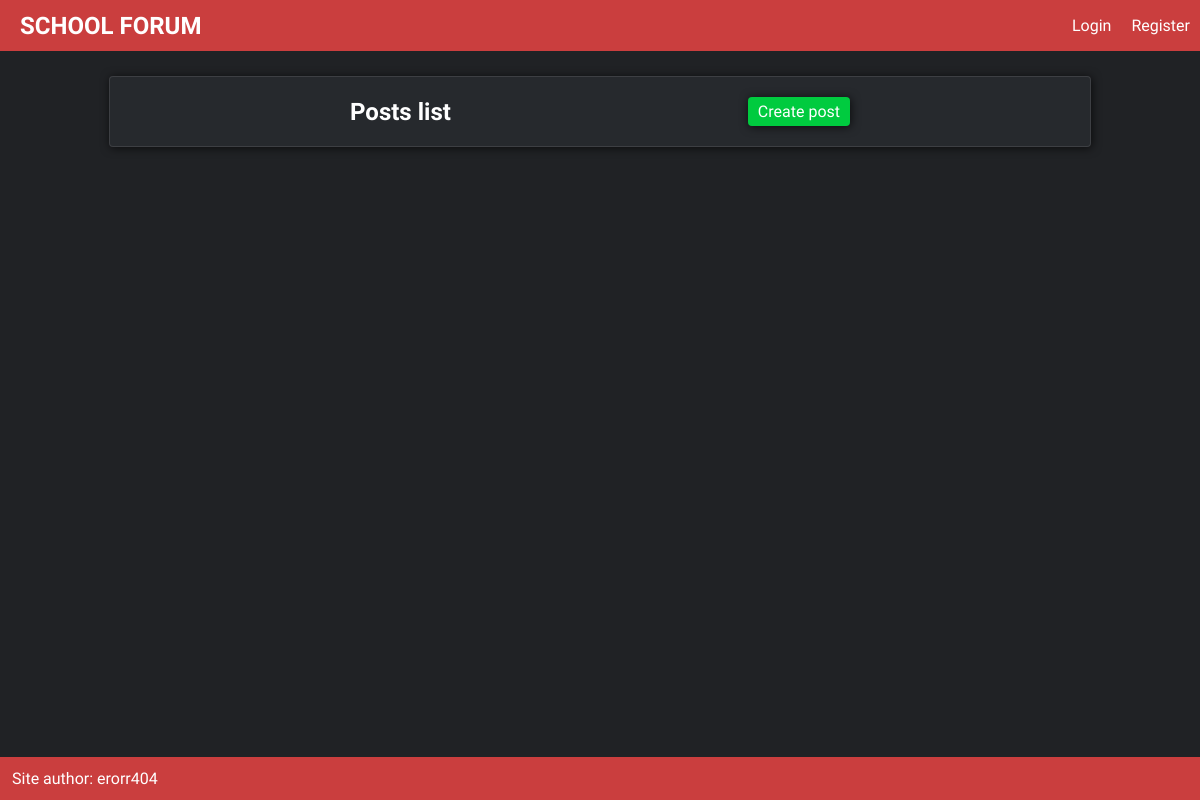
Page /images on the earlier database version.
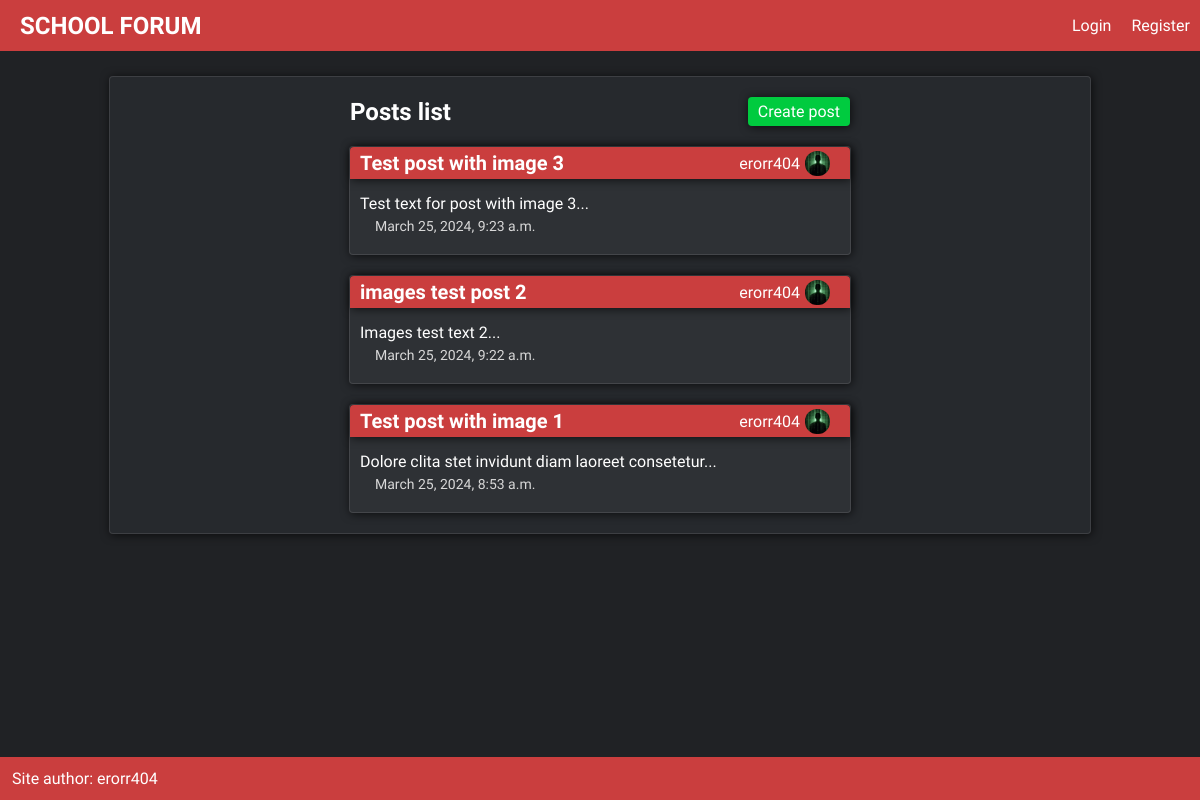
Same page on the later database version.
### posts/models.py (models this page shows, shortened)
class Post(models.Model):
    title = models.CharField(max_length=50)
    slug = models.SlugField()
    body = models.TextField()
    date = models.DateTimeField(auto_now_add=True)
    category = models.ForeignKey(Category, models.CASCADE, default=None)
    author = models.ForeignKey(User, models.CASCADE, default=None)
    def snippet(self):
        return self.body[:50] + '...'

### accounts/models.py (models this page shows, shortened)
class Profile(models.Model):
    user = models.OneToOneField(User, models.CASCADE)
    image = models.ImageField(upload_to='profile_pics/', default='default.jpg')
    biography = models.TextField(default='')

### posts/views.py (the view)
# urls.py: path('<slug:category>', views.post_list_view, name='posts_list'),
def post_list_view(request, category):
    posts = Post.objects.filter(Q(category__slug=category)).order_by('date')[::-1]
    user_profiles = []
    for post in posts:
        post_user_profile = Profile.objects.get(user=post.author)
        user_profiles.append(post_user_profile)
    zipped_list = zip(posts, user_profiles)
    return render(request, 'posts_list.html', {'posts':posts, 'category':category, 'profiles':user_profiles, 'zipped_list':zipped_list})

### posts/templates/posts_list.html (shortened to what this page needs)
{% extends 'base_layout.html' %}
{% block content %}
    <div class="main-content shadow light-border">
        <div class="page-title-header posts">
            <h2>Posts list</h2>
            <a href="{% url 'posts:create' category=category %}" class="create-post shadow">Create post</a>
        </div>
        <div class="posts">
            {% for post, profile in zipped_list %}
                <div class="post shadow light-border">
                    <a href="{% url 'posts:show' category=category post=post.slug %}">
                        <div class="title shadow">
                            <h2 class="post-title">{{ post.title }}</h2>
                            <div class="post-user">
                                <a href="{% url 'accounts:user_profile' username=post.author.username %}" class="user-profile-link">
                                    <p class="post-author">{{ post.author }}</p>
                                    <img class="profile-image" src=" {{ profile.image.url }}" alt="profile image">
                                </a>
                            </div>
                        </div>
                        <div class="post-content">
                            <a href="{% url 'posts:show' category=category post=post.slug %}">
                                <p class="post-snippet">{{ post.snippet }}</p>
                                <p class="post-date">{{ post.date }}</p>
                            </a>
                        </div>
                    </a>
                </div>
            {% endfor %}
        </div>
    </div>
{% endblock content %}

### School_Forum/templates/base_layout.html (shortened to what this page needs)
{% load static %}
<!DOCTYPE html>
<html lang="en">
<head>
    <link rel="stylesheet" href="{% static 'styles.css' %}">
</head>
<body>
    <nav class="nav-bar shadow">
        <h1><a href="{% url 'posts:categories' %}">SCHOOL FORUM</a></h1>
        <ul>
            {% if user.is_authenticated %}
                <li>
                    <a href="#" id="ajax-logout">Logout</a>
                </li>
                <li>
                    <a href="{% url 'accounts:profile' %}">Profile</a>
                </li>
            {% else %}
                <li>
                    <a href="{% url 'accounts:login' %}">Login</a>
                </li>
                <li>
                    <a href="{% url 'accounts:register' %}">Register</a>
                </li>
            {% endif %}
        </ul>
    </nav>
    <div class="wrapper">
        {% block content %}
        {% endblock content %}
    </div>
    <footer class="footer">
        <p class="contact-info">
            Site author: erorr404
        </p>
    </footer>
</body>
</html>

### static/styles.css (style rules this page uses)
:root { --color1: #202225; --color2: #26292D; --color3: #2E3135; --text-hover: #d8d8d8; --text-color: #ffff; --color-important: #ca3e3e; --color-reject: #FF3F3F; --color-accept: #00CB3F; --border-color: #e7e7e71e; --border-light-width: 1px; --default-border-radius: 4px; }
html { min-height: 100vh; }
body { font-family: "Fira Sans Extra Condensed", sans-serif; font-weight: 400; font-style: normal; color: var(--text-color); background-color: var(--color1); margin: 0px; min-height: 100vh; display: flex; flex-direction: column; }
h1, h2, h3, h4, h5, h6 { margin: 0; }
a { text-decoration: none; color: inherit; }
.shadow { box-shadow: 1px 1px 10px 0px #000000af; }
.light-border { border: var(--border-light-width) solid; border-color: var(--border-color); }
.main-content { background-color: var(--color2); margin: 25px 10px; width: 80vw; min-width: 400px; border-radius: var(--default-border-radius); padding: 10px; }
.wrapper { background-color: var(--color1); display: flex; flex-direction: column; align-items: center; justify-content: center; }
.nav-bar { display: flex; flex-direction: row; justify-content: space-between; align-items: center; background-color: var(--color-important); }
.nav-bar h1 { margin: 0 20px; }
.nav-bar ul { display: flex; flex-direction: row; list-style-type: none; }
.nav-bar ul li { margin: 0 10px; }
.page-title-header { text-align: center; margin: 10px 0; }
footer { background-color: var(--color-important); color: var(--text-color); min-height: 30px; font-size: 16px; width: 100%; margin-top: auto; }
footer p { margin: 12px; }
.main-content { display: flex; flex-direction: column; align-items: center; }
.page-title-header.posts { text-align: center; margin: 10px 20px; display: flex; flex-direction: row; justify-content: space-between; width: 500px; }
.page-title-header.posts h2 { display: block; }
.create-post { background-color: var(--color-accept); padding: 5px 10px; border-radius: var(--default-border-radius); }
.posts { display: flex; flex-direction: column; align-items: center; }
.post { background-color: var(--color3); margin: 10px 20px; border-radius: var(--default-border-radius); padding: 0 0 5px 0; max-width: 750px; min-width: 500px; }
.post .user-profile-link { display: flex; flex-direction: row; align-items: center; height: 30px; padding: 0 10px; }
.post .profile-image { width: 25px; border-radius: 12px; margin-left: 5px; }
.post .title { display: flex; flex-direction: row; justify-content: space-between; align-items: center; background-color: var(--color-important); border-radius: var(--default-border-radius) var(--default-border-radius) 0 0; padding: 10px; height: 12px; }
.post .post-content { padding: 10px; }
.post .post-title { font-size: 20px; border-radius: var(--default-border-radius) var(--default-border-radius) 0 0; }
.post .post-snippet { margin: 5px 0; }
.post-date { margin: 5px 0; font-size: 14px; color: var(--text-hover); }
.post-date { margin-left: 15px; }

Differences in the rows shown:
added Post: title "Test post with image 3", author "erorr404", image (picture), snippet "Test text for post with image 3...", date "March 25, 2024, 9:23 a.m."
added Post: title "images test post 2", author "erorr404", image (picture), snippet "Images test text 2...", date "March 25, 2024, 9:22 a.m."
added Post: title "Test post with image 1", author "erorr404", image (picture), snippet "Dolore clita stet invidunt diam laoreet consetetur...", date "March 25, 2024, 8:53 a.m."
